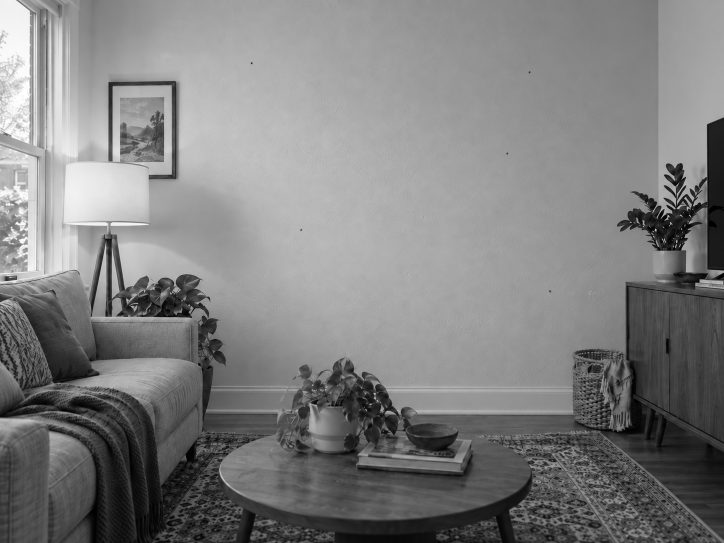
#> input picture tests/fixtures/dog-transition/clear.png, 1448 x 1086 px, given in place of bus.jpg, which was not available (shown at 1/2 size)
$ python prepare_test_images.py ../../tests/fixtures/dog-transition
#> lines starting #> are read from the running program, lines starting #| are printed output that depends on the picture
"""Make local grayscale smoke fixtures from downloaded example photographs."""
import argparse
import json
from pathlib import Path

from PIL import Image, ImageOps


def main():
    parser = argparse.ArgumentParser()
    parser.add_argument("directory", type=Path)
    args = parser.parse_args()
    frames = []
    for index, (filename, hazard) in enumerate([("bus.jpg", "Human"), ("dog.jpg", "Dog")]):
        with Image.open(args.directory / filename) as image:
#> image is the input picture: PIL image 1448x1086 L; min 0, max 255, mean 127.4
            mono = ImageOps.pad(image.convert("L"), (640, 480), color=0)
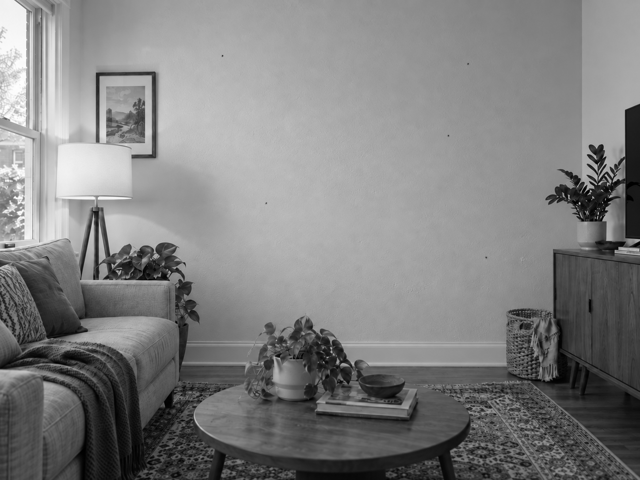
#> mono: PIL image 640x480 L; min 0, max 255, mean 127.4
        name = Path(filename).stem + ".pgm"
        # Write the strict three-line PGM header required by ImageSequence.
        (args.directory / name).write_bytes(b"P5\n640 480\n255\n" + mono.tobytes())
        frames.append({"file": name, "id": index, "timestamp": index * 10_000,
                       "truth": {"targets": [], "hazard": hazard}})
#> pass 2 of the loop in main, `for index, (filename, hazard) in enumerate([("bus.jpg", "Human"), ("do..`:
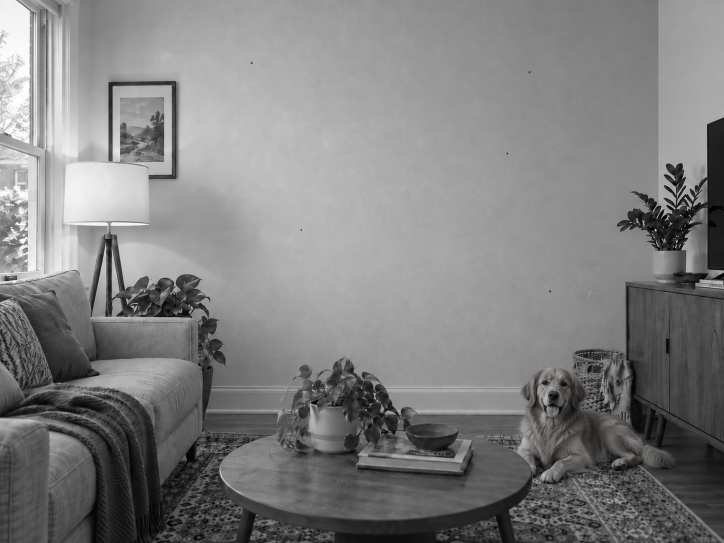
#> input picture tests/fixtures/dog-transition/dog.png, 1448 x 1086 px, given in place of dog.jpg, which was not available (shown at 1/2 size)
#> in main, image is the input picture: PIL image 1448x1086 RGB; mean R, G, B 127.7, 127.5, 127.3
#> in main, `mono = ImageOps.pad(image.convert("L"), (640, 480), color=0)`:
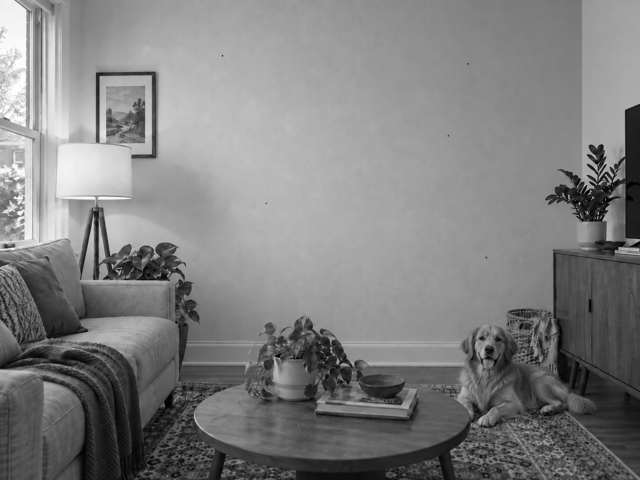
#> mono: PIL image 640x480 L; min 0, max 255, mean 127.5
    (args.directory / "real-images.json").write_text(json.dumps({"version": 1, "size": [640, 480], "frames": frames}), encoding="utf-8")


if __name__ == "__main__":
    main()
